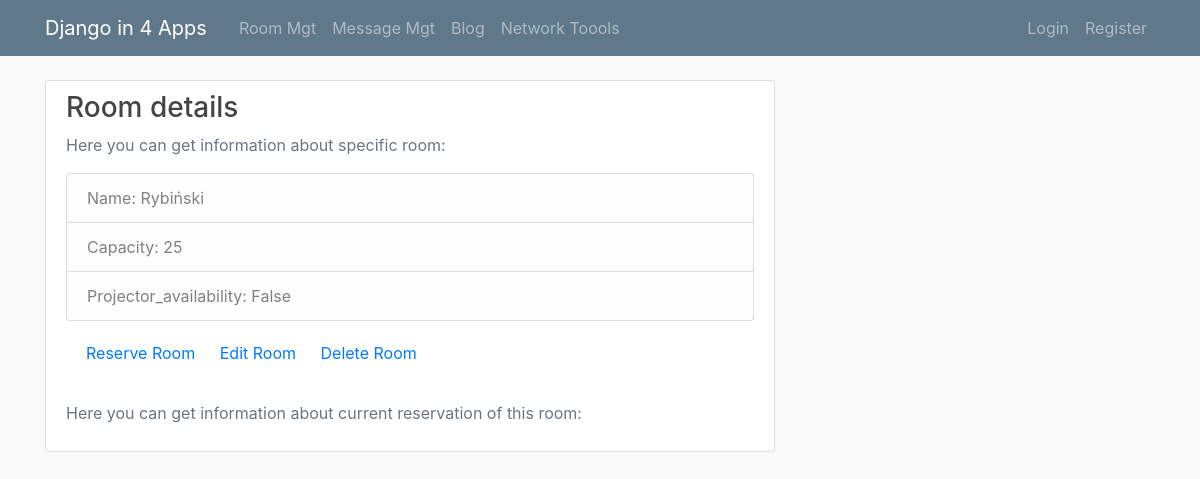
The app's page /roomsmgt/room/5, older data.
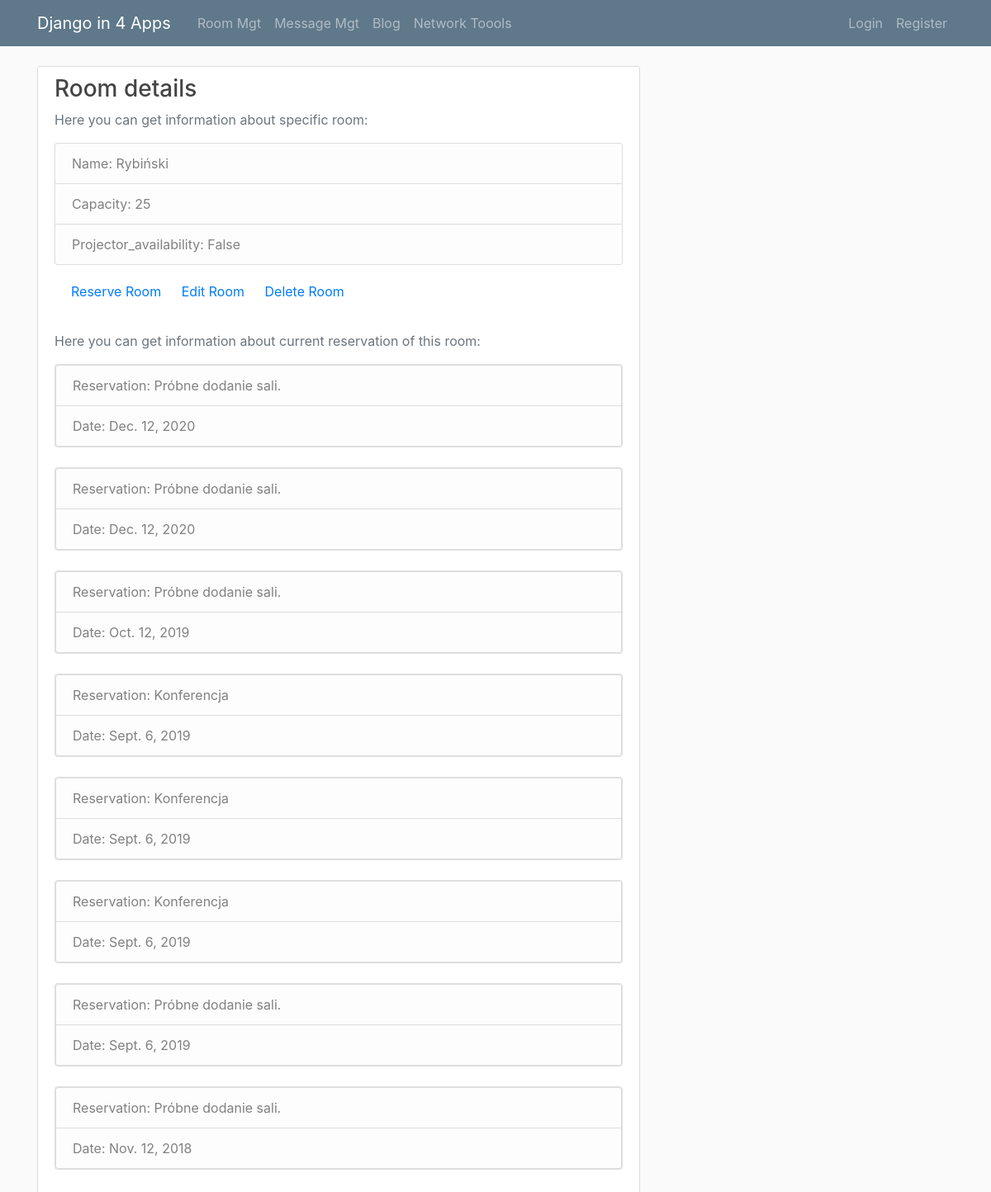
The same page, newer data.
### Workshop_RoomsMgt/models.py (models this page shows)
class Reservation(models.Model):
    date = models.DateField(
        verbose_name='Date',
    )
    comment = models.CharField(
        verbose_name='Comment',
        max_length=128
    )
    rooms = models.ForeignKey(
        Room,
        verbose_name="Rooms",
        on_delete=models.CASCADE,
        related_name='Rooms'
    )

### Workshop_RoomsMgt/views.py (the view)
# urls.py: path('room/<int:pk>', room_detail, name="room"),
def room_detail(request, pk):
    if request.method == 'GET':
        context = {
            'Room': Room.objects.get(pk=pk),
            'Reservation': Reservation.objects.filter(rooms=Room.objects.get(pk=pk)).order_by('-date')
        }
        return render(request, 'Workshop_RoomsMgt/room_detail.html', context)

### Workshop_RoomsMgt/templates/Workshop_RoomsMgt/room_detail.html
{% extends "Workshop_RoomsMgt/base.html" %}
{% load crispy_forms_tags %}
{% block content %}
        <div class="col-md-24">
          <div class="content-section">
            <h3>Room details</h3>
            <p class='text-muted'>Here you can get information about specific room:
              <ul class="list-group">
                <li class="list-group-item list-group-item-light">Name: {{ Room.name }}</li>
                <li class="list-group-item list-group-item-light">Capacity: {{ Room.capacity }}</li>
                <li class="list-group-item list-group-item-light">Projector_availability: {{ Room.projector_availability }}</li>
              </ul>
              <div class="card-body">
                    <a href="reservation/{{ Room.pk }}" class="card-link">Reserve Room</a>
                    <a href="modify/{{ Room.pk }}" class="card-link">Edit Room</a>
                    <a href="delete/{{ Room.pk }}" class="card-link">Delete Room</a>
              </div>
            </p>
              <p class='text-muted'>Here you can get information about current reservation of this room:
              {% for r in Reservation %}
              <ul class="list-group">
                <div class="card mb-4" style="width: 43rem;">
                <li class="list-group-item list-group-item-light">Reservation: {{ r.comment }}</li>
                <li class="list-group-item list-group-item-light">Date: {{ r.date }}</li>
                </div>
              </ul>
               {% endfor %}
              </p>
          </div>
        </div>
      </div>
    </main>
{% endblock %}

Row changes from the older to the newer data that the page shows:
added Reservation: comment "Próbne dodanie sali.", date "Dec. 12, 2020"
added Reservation: comment "Próbne dodanie sali.", date "Dec. 12, 2020"
added Reservation: comment "Próbne dodanie sali.", date "Oct. 12, 2019"
added Reservation: comment "Konferencja", date "Sept. 6, 2019"
added Reservation: comment "Konferencja", date "Sept. 6, 2019"
added Reservation: comment "Konferencja", date "Sept. 6, 2019"
added Reservation: comment "Próbne dodanie sali.", date "Sept. 6, 2019"
added Reservation: comment "Próbne dodanie sali.", date "Nov. 12, 2018"
